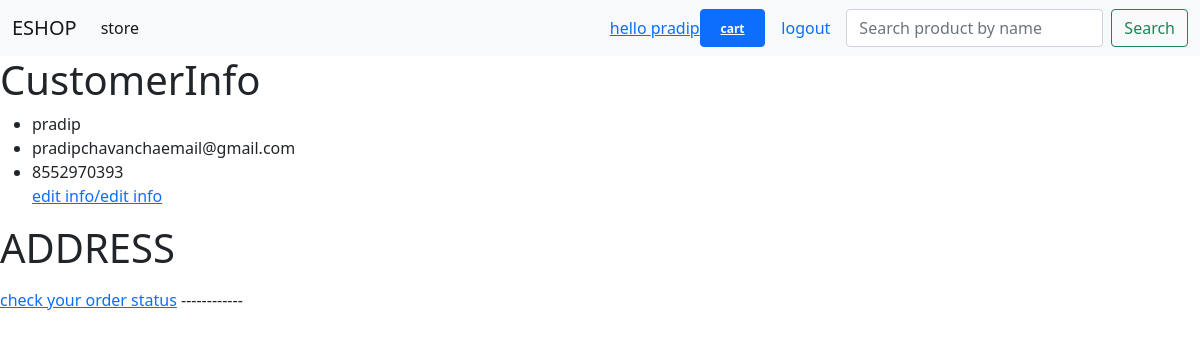
Screenshot of /profile/ (signed in) with the database file from the repository.
### eshop/models.py (models this page shows)
class Customers (models.Model):
    name = models.CharField(max_length=70)
    email = models.EmailField(max_length=50)
    phone = models.PositiveIntegerField()
    user = models.OneToOneField(User,on_delete= models.CASCADE,null=True)
    def __str__(self):
        return self.name
    '''def save (self, *args, **kwargs) :

        number_list = [x for x in range(10)]
        numbers = []

        for i in range(5):
            num = random.choice(number_list)
            numbers.append(num)


        otpgen = "".join(str(item) for item in numbers)
        self.otp = otpgen
        # Find your Account SID and Auth Token at twilio.com/console
        # and set the environment variables. See http://twil.io/secure
        account_sid = "AC82c88d935ff1fdf9d1789b68fc59dda5"
        auth_token = "5a5013942f906f910e08c8bc8daa0bf3"
        client = Client(account_sid, auth_token)

        message = client.messages \
            .create(
            body="yetoy ka sms.{self.otp}",
            from_='+19402419784',
            to='+91{self.phone}'
        )

        print(message.sid)

        return super().save(*args,**kwargs)'''

### eshop/views.py (the view)
# urls.py: path('profile/', views.profile, name='profile'),
@login_required(login_url='/login/')
def profile(request):
    if request.user.is_authenticated:
        user = request.user
        print(user.id)
        customers = Customers.objects.get(user_id = user.id)
        print(customers)
        address = Address.objects.filter(customers__user_id = user.id)
        context = {'customers':customers,'address': address}
        return render(request, 'profile.html',context)

### templates/profile.html (shortened to what this page needs)
{% extends 'base.html'%}
{% block content %}
<h1>CustomerInfo</h1>
<ul>
    <li>{{customers.name}}</li>
    <li>{{customers.email}}</li>
    <li>{{customers.phone}}</li>
    <a href="/customerinfo" > edit info/edit info</a>
</ul>
<h1>ADDRESS</h1>
<a href="/orders">check  your order status</a>
------------
{% endblock %}

### templates/base.html (shortened to what this page needs)
<!DOCTYPE html>
<html lang="en">
<head>
</head>
<body>
<!doctype html>
<html lang="en">
<head>
    <link href="https://cdn.jsdelivr.net/npm/bootstrap@5.0.2/dist/css/bootstrap.min.css" rel="stylesheet">
</head>
<body>
<nav class="navbar navbar-expand-lg navbar-light bg-light">
    <div class="container-fluid">
        <a class="navbar-brand" href="/">ESHOP</a>
        <div class="collapse navbar-collapse" id="navbarSupportedContent">
            <ul class="navbar-nav me-auto mb-2 mb-lg-0">
                <li class="nav-item">
                    <a class="nav-link active" aria-current="page" href="/store">store</a>
                </li>
            </ul>
            {% if request.user.is_authenticated %}
            <a href="/profile">hello {{user}}</a>
            <form action="/cart" method="get">
                <button type="button" class="btn btn-primary">
                <a class="badge badge-dark" href="/cart">cart{{cart.count}}</a>
                 </button>
            </form>
            <div class="nav-item">
                <a class="nav-link active" href="/userlogout" tabindex="-1" aria-disabled="true">logout</a>
            </div>
            {% endif %}
            <form class="d-flex" action="/store">
                <input class="form-control me-2" type="search" name="search" placeholder="Search product by name" aria-label="Search">
                <button class="btn btn-outline-success" type="submit">Search</button>
            </form>
        </div>
    </div>
</nav>
{% block content %}
{% endblock %}
</body>
</html>
</body>
</html>

### rows the page displays
Customers: name "pradip", email "pradipchavanchaemail@gmail.com", phone "8552970393"

### other values shown
{{ user }} "pradip"
